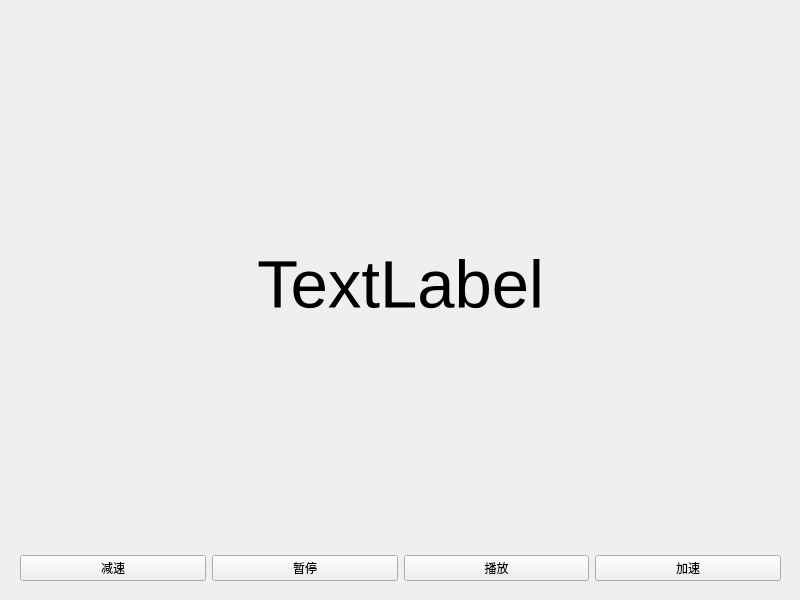
<?xml version="1.0" encoding="UTF-8"?>
<ui version="4.0">
 <class>gif</class>
 <widget class="QMainWindow" name="gif">
  <property name="geometry">
   <rect>
    <x>0</x>
    <y>0</y>
    <width>800</width>
    <height>600</height>
   </rect>
  </property>
  <property name="windowTitle">
   <string>PySide2与GIF</string>
  </property>
  <widget class="QWidget" name="centralwidget">
   <widget class="QWidget" name="verticalLayoutWidget">
    <property name="geometry">
     <rect>
      <x>20</x>
      <y>20</y>
      <width>761</width>
      <height>561</height>
     </rect>
    </property>
    <layout class="QVBoxLayout" name="verticalLayout">
     <item>
      <widget class="QLabel" name="label">
       <property name="font">
        <font>
         <pointsize>50</pointsize>
        </font>
       </property>
       <property name="text">
        <string>TextLabel</string>
       </property>
       <property name="alignment">
        <set>Qt::AlignCenter</set>
       </property>
      </widget>
     </item>
     <item>
      <layout class="QHBoxLayout" name="horizontalLayout_4">
       <item>
        <widget class="QPushButton" name="pbtn_slow">
         <property name="text">
          <string>减速</string>
         </property>
        </widget>
       </item>
       <item>
        <widget class="QPushButton" name="pbtn_pause">
         <property name="text">
          <string>暂停</string>
         </property>
        </widget>
       </item>
       <item>
        <widget class="QPushButton" name="pbtn_play">
         <property name="text">
          <string>播放</string>
         </property>
        </widget>
       </item>
       <item>
        <widget class="QPushButton" name="pbtn_fast">
         <property name="text">
          <string>加速</string>
         </property>
        </widget>
       </item>
      </layout>
     </item>
    </layout>
   </widget>
  </widget>
 </widget>
 <resources/>
 <connections/>
</ui>
